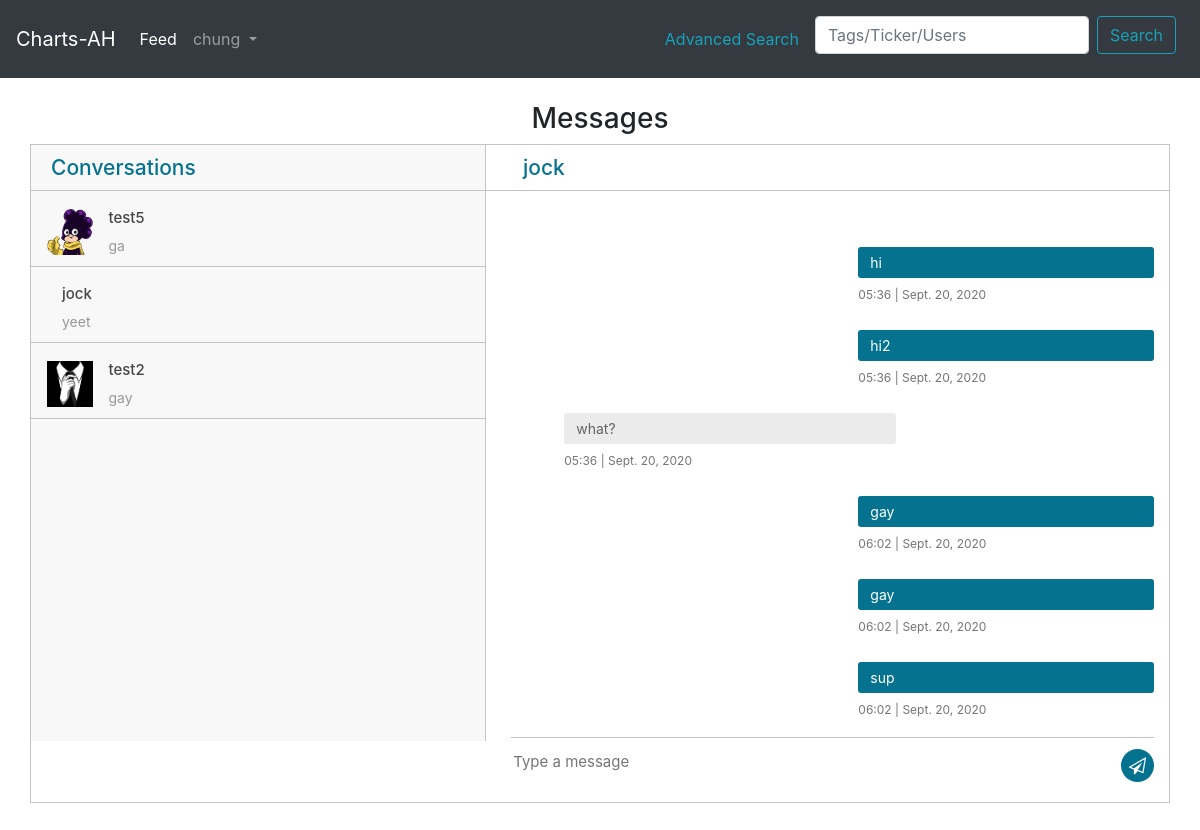
/messages/jock/ (signed in), run on the app's committed database.
### main/models.py (models this page shows, shortened)
class Profile(models.Model):
    user = models.OneToOneField(User, on_delete=models.CASCADE)
    image = models.ImageField(default='default.jpg', upload_to='profile_pics')
    bio = models.TextField(max_length=1000, blank=True)

class Conversation(models.Model):
    participants = models.ManyToManyField(User, related_name='participants')
    last_message = models.TextField(null=True)

class Message(models.Model):
    sender = models.ForeignKey(User, related_name='sender', on_delete=models.CASCADE) #tie follows to one user
    recipient = models.ForeignKey(User, related_name = 'recipient', on_delete=models.CASCADE)
    date_sent = models.DateTimeField(auto_now_add=True)
    text = models.TextField(max_length=500)
    conversation = models.ForeignKey(Conversation, blank=False, null=True, on_delete=models.CASCADE) #ties conversation table to messages

### main/views.py (the view, shortened to what this page needs)
# urls.py: path("messages/<str:username>/", message_view.as_view(), name="message"),
class message_view(CreateView):
     model = Message
     template_name = 'main/conversations.html'
     form_class = MessageForm
     def get_context_data(self, *args, **kwargs):
          displayed_user = get_object_or_404(User, username=self.kwargs.get('username'))
          context = super(message_view, self).get_context_data(**kwargs)
          context['user_profile'] = Profile.objects.filter(user=displayed_user)
          current_user = self.request.user
          context['conversations'] = Conversation.objects.filter(participants=current_user)
          sent_messages = Message.objects.filter(sender=current_user).filter(recipient=displayed_user).order_by('date_sent')
          receieved_messages = Message.objects.filter(recipient=current_user).filter(sender=displayed_user).order_by('date_sent')
          messages = list(chain(sent_messages, receieved_messages))
          messages.sort(key=lambda message: message.date_sent)
          context['messages'] = messages
          return context

### main/forms.py
class MessageForm(forms.ModelForm):
    class Meta:
        model = Message
        fields = ['text']

### main/templates/main/conversations.html (shortened to what this page needs)
<link rel="stylesheet" href="https://stackpath.bootstrapcdn.com/bootstrap/4.5.2/css/bootstrap.min.css">
<link href="https://cdnjs.cloudflare.com/ajax/libs/font-awesome/4.7.0/css/font-awesome.css" type="text/css" rel="stylesheet">
<html>
<head>
</head>
<body>
  {% load humanize %}
  {% include "main/includes/navbar.html" %}
<br>
<div class="container">
<h3 class=" text-center">Messages</h3>
<div class="messaging">
      <div class="inbox_msg">
        <div class="inbox_people">
          <div class="headind_srch">
            <div class="recent_heading">
              <h4>Conversations</h4>
            </div>
          </div>
          <div class="inbox_chat">
            {% for convo in conversations %}
            {% for user in convo.participants.all %}
            {% if user != request.user %}
            <a href="{% url 'main:message' user %}#last" style="color:inherit; text-decoration: none;">
            <div class="chat_list">
              <div class="chat_people">
                <div class="chat_img"> <img src="{{ user.profile.image.url }}" alt=""> </div>
                <div class="chat_ib">
                  <h5>{{ user.username }}</h5>
                  <p>{{ convo.last_message }}</p>
                </div>
              </div>
            </div>
            </a>
            {%  endif %}
            {%  endfor %}
            {%  endfor %}
          </div>
        </div>
        {% for profile in user_profile %}
        <div class="headind_srch">
          <div class="recent_heading">
            <h4>
              &nbsp;&nbsp; <a style="color:#05728f " href="{% url 'main:user-posts' profile.user %}">{{ profile.user }}</a>
            </h4>
          </div>
        </div>
        <div class="mesgs">
          <div class="msg_history">
            {% for message in messages %}
            {% if message.sender != request.user %}
            <div class="incoming_msg">
              <div class="received_msg">
                <div class="received_withd_msg">
                  <p>{{ message.text }}</p>
                  <span class="time_date">{{  message.date_sent | date:'H:i' }} | {{ message.date_sent | naturalday }}</span></div>
              </div>
            </div>
            {% else %}
            <div class="outgoing_msg">
              <div class="sent_msg">
                <p>{{ message.text }}</p>
                <span class="time_date">{{  message.date_sent | date:'H:i' }} | {{ message.date_sent | naturalday }}</span> </div>
            </div>
            {%  endif %}
            {%  endfor %}
          </div>
          <form method="POST" >
          <div class="type_msg">
            <div class="input_msg_write">
              <input type="text" class="write_msg" name="text" placeholder="Type a message" />
              <button class="msg_send_btn" type="submit"><i class="fa fa-paper-plane-o" aria-hidden="true"></i></button>
            </div>
          </div>
        </form>
        </div>
      </div>
      {%  endfor %}
    </body>
    </html>

### main/templates/main/includes/navbar.html (shortened to what this page needs)
<nav class="navbar navbar-expand-lg navbar-dark bg-dark">
  <a class="navbar-brand" name="top" href="/home">Charts-AH</a>
  <div class="collapse navbar-collapse" id="navbarNavAltMarkup">
    <div class="navbar-nav">
      <a class="nav-link active" href="/feed">Feed</a>
      {% if user.is_authenticated %}
      <li class="nav-item dropdown">
        <a class="nav-link dropdown-toggle" href="#" id="navbarDropdownMenuLink" data-toggle="dropdown" aria-haspopup="true" aria-expanded="false">
         {{ user.username }}
        </a>
      </li>
      {% else %}
      <a class="nav-link" href="/login">Login</a>
      <a class="nav-link" href="/register">Register</a>
      {% endif %}
    </div>
  </div>
  <span class="nav-item dropdown">
    <a class="nav-link" href="/search/filter/"  aria-haspopup="true" aria-expanded="false" style="color:rgb(23,162,184)">
      Advanced Search
    </a>
  </span>
  <form class="form-inline" method="GET" action="{% url 'main:search' %}">
    <input class="form-control mt-2 mr-sm-2" type="search" placeholder="Tags/Ticker/Users" aria-label="Search" name="q" required>
    <button class="btn btn-outline-info mt-2 mr-sm-2" type="submit" value="Search">Search</button>
  </form>
</nav>

### main/templates/main/conversations.html (style rules this page uses)
.container { max-width:1170px; margin:auto; }
img { max-width:100%; }
.inbox_people { background: #f8f8f8 none repeat scroll 0 0; float: left; overflow: hidden; width: 40%; border-right:1px solid #c4c4c4; }
.inbox_msg { border: 1px solid #c4c4c4; clear: both; overflow: hidden; }
.recent_heading { float: left; width:40%; }
.headind_srch { padding:10px 29px 10px 20px; overflow:hidden; border-bottom:1px solid #c4c4c4; }
.recent_heading h4 { color: #05728f; font-size: 21px; margin: auto; }
.chat_ib h5 { font-size:15px; color:#464646; margin:0 0 8px 0; }
.chat_ib p { font-size:14px; color:#989898; margin:auto }
.chat_img { float: left; width: 11%; }
.chat_ib { float: left; padding: 0 0 0 15px; width: 88%; }
.chat_people { overflow:hidden; clear:both; }
.chat_list { border-bottom: 1px solid #c4c4c4; margin: 0; padding: 18px 16px 10px; }
.inbox_chat { height: 550px; overflow-y: scroll; }
.received_msg { display: inline-block; padding: 0 0 0 10px; vertical-align: top; width: 92%; }
.received_withd_msg p { background: #ebebeb none repeat scroll 0 0; border-radius: 3px; color: #646464; font-size: 14px; margin: 0; padding: 5px 10px 5px 12px; width: 100%; }
.time_date { color: #747474; display: block; font-size: 12px; margin: 8px 0 0; }
.received_withd_msg { width: 57%; }
.mesgs { float: left; padding: 30px 15px 0 25px; width: 60%; }
.sent_msg p { background: #05728f none repeat scroll 0 0; border-radius: 3px; font-size: 14px; margin: 0; color:#fff; padding: 5px 10px 5px 12px; width:100%; }
.outgoing_msg { overflow:hidden; margin:26px 0 26px; }
.sent_msg { float: right; width: 46%; }
.input_msg_write input { background: rgba(0, 0, 0, 0) none repeat scroll 0 0; border: medium none; color: #4c4c4c; font-size: 15px; min-height: 48px; width: 100%; }
.type_msg { border-top: 1px solid #c4c4c4;position: relative; }
.msg_send_btn { background: #05728f none repeat scroll 0 0; border: medium none; border-radius: 50%; color: #fff; cursor: pointer; font-size: 17px; height: 33px; position: absolute; right: 0; top: 11px; width: 33px; }
.messaging { padding: 0 0 50px 0; }
.msg_history { height: 516px; overflow-y: auto; }

### data on the page
Conversation: last_message "ga"
Conversation: last_message "yeet"
Conversation: last_message "gay"
Profile: user "jock"
Message: text "hi", date_sent "05:36", date_sent "Sept. 20, 2020"
Message: text "hi2", date_sent "05:36", date_sent "Sept. 20, 2020"
Message: text "what?", date_sent "05:36", date_sent "Sept. 20, 2020"
Message: text "gay", date_sent "06:02", date_sent "Sept. 20, 2020"
Message: text "gay", date_sent "06:02", date_sent "Sept. 20, 2020"
Message: text "sup", date_sent "06:02", date_sent "Sept. 20, 2020"

### other printed values
{{ user.username }} "chung"
{{ user.username }} "test5"
{{ user.username }} "jock"
{{ user.username }} "test2"
